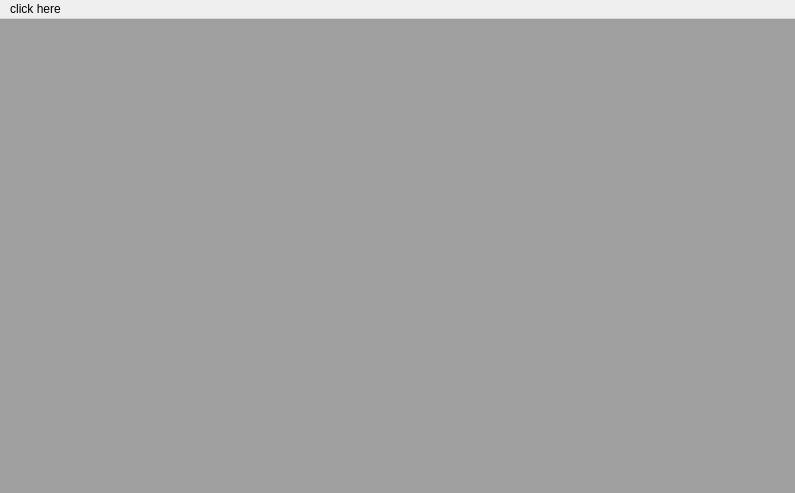
<?xml version="1.0" encoding="UTF-8"?>
<ui version="4.0">
 <class>MainWindow</class>
 <widget class="QMainWindow" name="MainWindow">
  <property name="geometry">
   <rect>
    <x>0</x>
    <y>0</y>
    <width>795</width>
    <height>493</height>
   </rect>
  </property>
  <property name="sizePolicy">
   <sizepolicy hsizetype="Maximum" vsizetype="Maximum">
    <horstretch>0</horstretch>
    <verstretch>0</verstretch>
   </sizepolicy>
  </property>
  <property name="windowTitle">
   <string>Main Qt Window</string>
  </property>
  <property name="dockNestingEnabled">
   <bool>true</bool>
  </property>
  <property name="unifiedTitleAndToolBarOnMac">
   <bool>true</bool>
  </property>
  <widget class="QWidget" name="centralwidget">
   <property name="sizePolicy">
    <sizepolicy hsizetype="Maximum" vsizetype="Maximum">
     <horstretch>0</horstretch>
     <verstretch>0</verstretch>
    </sizepolicy>
   </property>
   <layout class="QGridLayout" name="gridLayout">
    <property name="leftMargin">
     <number>0</number>
    </property>
    <property name="topMargin">
     <number>0</number>
    </property>
    <property name="rightMargin">
     <number>0</number>
    </property>
    <property name="bottomMargin">
     <number>0</number>
    </property>
    <property name="spacing">
     <number>10</number>
    </property>
    <item row="0" column="0">
     <widget class="QMdiArea" name="mdiArea">
      <property name="minimumSize">
       <size>
        <width>340</width>
        <height>240</height>
       </size>
      </property>
      <property name="sizeIncrement">
       <size>
        <width>50</width>
        <height>50</height>
       </size>
      </property>
      <property name="autoFillBackground">
       <bool>false</bool>
      </property>
      <property name="frameShape">
       <enum>QFrame::NoFrame</enum>
      </property>
      <property name="verticalScrollBarPolicy">
       <enum>Qt::ScrollBarAsNeeded</enum>
      </property>
      <property name="horizontalScrollBarPolicy">
       <enum>Qt::ScrollBarAsNeeded</enum>
      </property>
      <property name="sizeAdjustPolicy">
       <enum>QAbstractScrollArea::AdjustToContents</enum>
      </property>
      <property name="viewMode">
       <enum>QMdiArea::SubWindowView</enum>
      </property>
      <property name="tabPosition">
       <enum>QTabWidget::South</enum>
      </property>
     </widget>
    </item>
   </layout>
  </widget>
  <widget class="QMenuBar" name="menubar">
   <property name="geometry">
    <rect>
     <x>0</x>
     <y>0</y>
     <width>795</width>
     <height>21</height>
    </rect>
   </property>
   <widget class="QMenu" name="menuFile">
    <property name="title">
     <string>click here</string>
    </property>
    <addaction name="actionAdd_OF_app"/>
   </widget>
   <addaction name="menuFile"/>
  </widget>
  <action name="actionAdd_OF_app">
   <property name="text">
    <string>add OF app</string>
   </property>
  </action>
  <action name="actionAdd_OF_app1">
   <property name="text">
    <string>add OF app1</string>
   </property>
  </action>
 </widget>
 <resources/>
 <connections/>
</ui>
